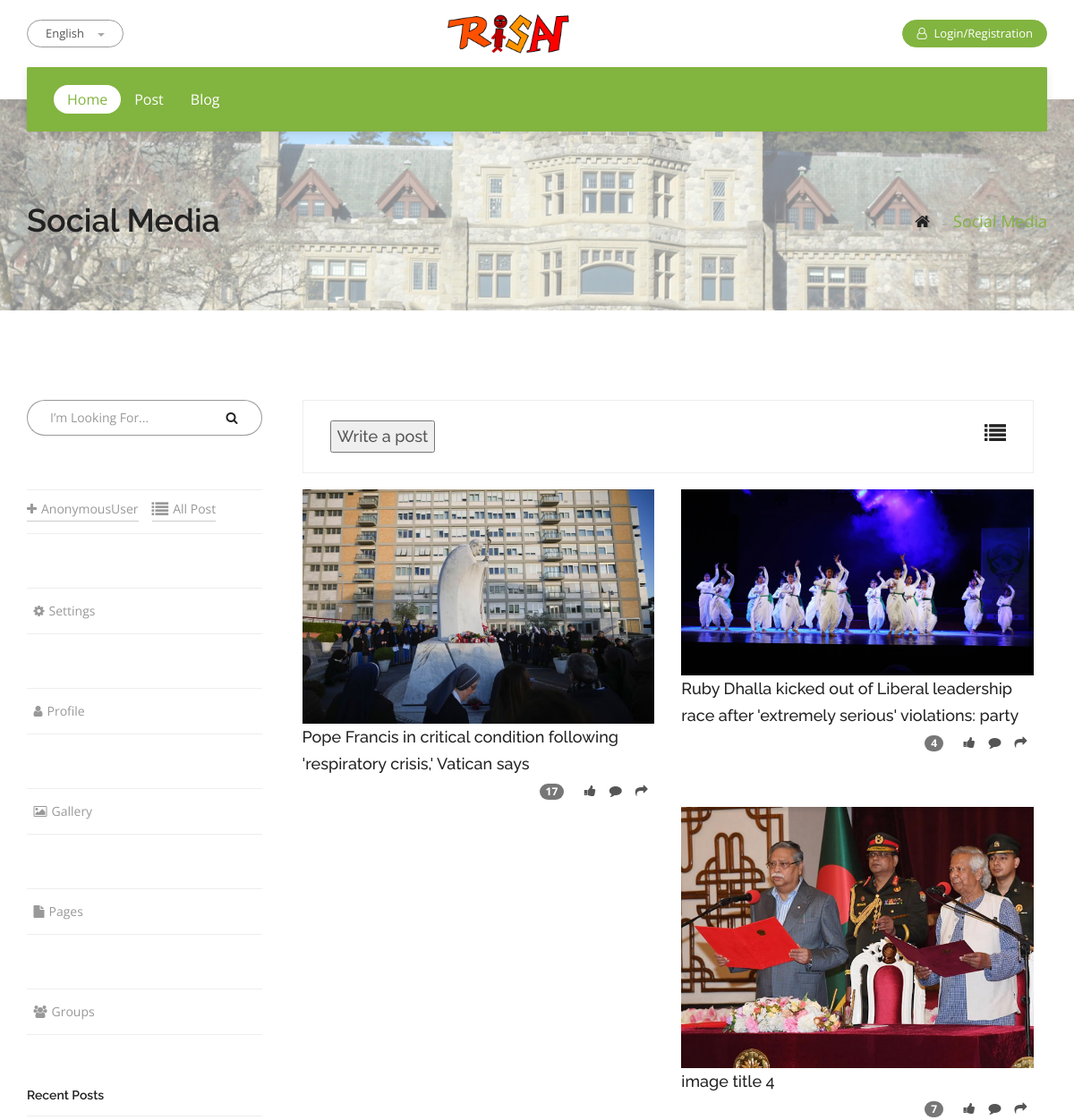
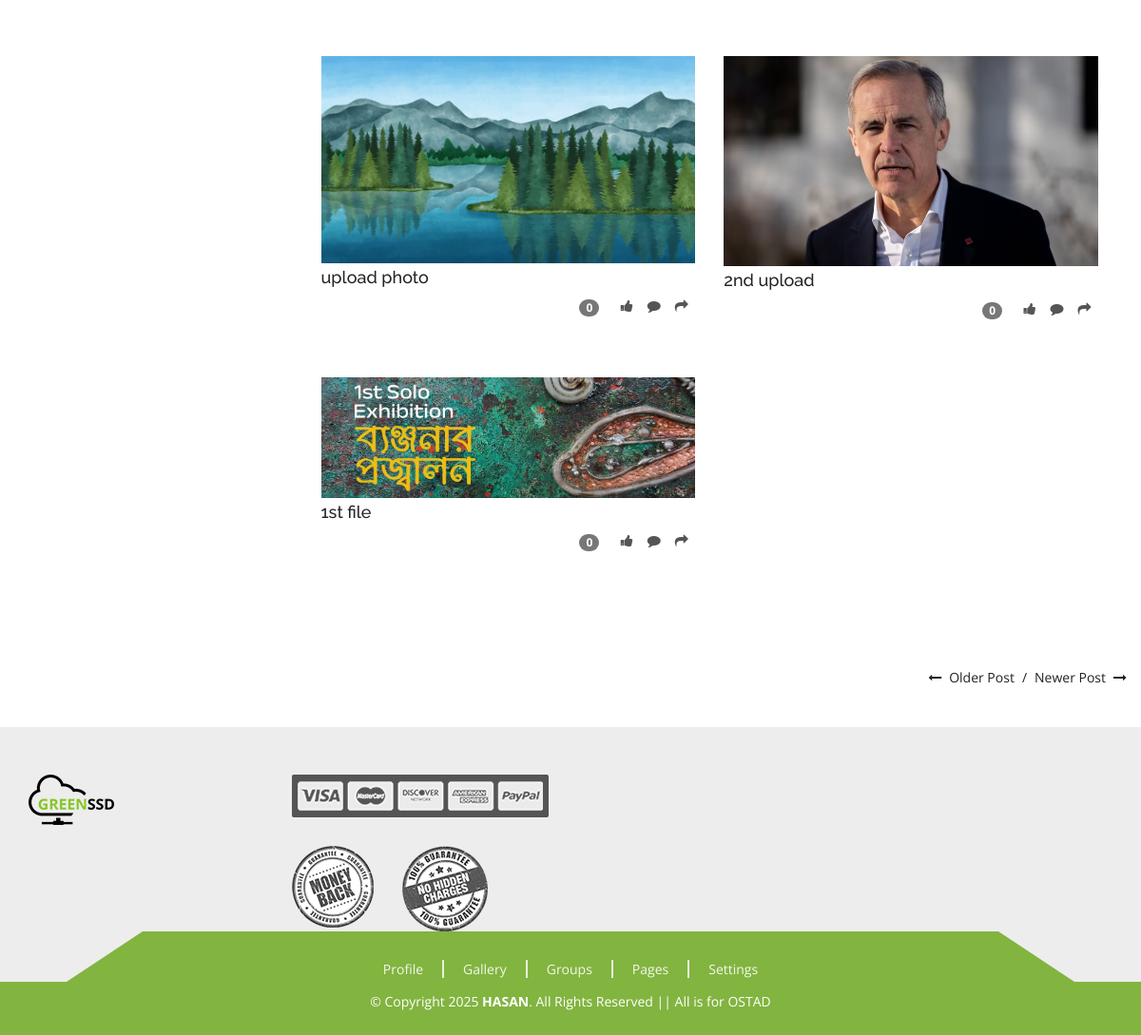
The page / on the database its author committed (2 pictures, top to bottom).
### gallery/models.py (models this page shows, shortened)
class MediaFile(models.Model):
    title = models.CharField(max_length=200)
    description = models.TextField(null=True)
    file = models.FileField(upload_to='uploads/')
    created_at = models.DateTimeField(auto_now_add=True)
    updated_at = models.DateTimeField(auto_now=True)
    user = models.ForeignKey(User, on_delete=models.CASCADE, related_name='media_files')
    view_count = models.PositiveBigIntegerField(default=0)
    liked_users = models.ManyToManyField(User, related_name='liked_posts')
    class Meta:
        ordering = ['-created_at']

### gallery/views.py (the view)
# urls.py: path('', include('gallery.urls')),
def gallery(request):
        media_files = MediaFile.objects.all().order_by('-created_at')
        if request.method == 'POST':
            form = MediaFileForm(request.POST, request.FILES)
            if form.is_valid():
                media_file = form.save(commit=False)
                media_file.user = request.user
                media_file.save()
                return redirect('gallery')
        else:
            form = MediaFileForm()
        return render(request, 'gallery/gallery.html', {'media_files': media_files, 'form':form, 'title': 'Upload Media'})

### gallery/forms.py
class MediaFileForm(forms.ModelForm):
    class Meta:
        model = MediaFile
        fields = ['title', 'description', 'file']
        widgets = {
            'title': forms.TextInput(attrs={'class':'form-control', 'placeholder':'Title', 'required':True, 'autofocus':True}),
            'description': forms.Textarea(attrs={'class':'form-control', 'placeholder':'Content', 'required':True}),
            'file': forms.FileInput(attrs={'class':'form-control', 'type':'file', 'placeholder':'Image'}),
        }

### gallery/templates/gallery/gallery.html (shortened to what this page needs)
{% extends 'base.html' %}
{% block content %}
{% load static %}
<div id="pageHeader" class="pd--80-0" data-bg-img="{% static 'img/bg.jpg' %}">
    <div class="container">
        <div class="page-header--title pull-left">
            <h1 class="h1">Social Media</h1>
        </div>
        <div class="page-header--breadcrumb pull-right">
            <ul class="breadcrumb">
                <li><a href="{% url 'home' %}"><i class="fa fa-home"></i></a></li>
                <li class="active">Social Media</li>
            </ul>
        </div>
    </div>
</div>
<div id="blog" class="pd--100-0-40">
    <div class="container">
        <div class="row">
            {% include "gallery/sidebar-gallery.html" %}
            <div class="page--content col-md-9">
                <div id="checkout" class="pd--50-0-40">
                    <div class="container col-sm-12 col-md-12 col-lg-12 col-xs-12">
                        <div class="checkout--info">
                            <p><button href="#" class="checkout--info-toggle">Write a post</button>
                                <a href="#" class="social--widget checkout--info-toggle pull-right">
                                    <i class="fa fa-list fa-lg"></i>
                                </a>
                            </p>
                        </div>
                    </div>
                </div>
                <div class="portfolio--items pd--100-0-40">
                    {% if media_files %}
                    {% for media in media_files %}
                    <div class="portfolio--item col-md-6 col-xs-6" data-cat="hosting graphic-design web-design">
                        <a href="{% url 'gallerydetails' media.id %}">
                            <div class="portfolio--item-img">
                                <img src="{{media.file.url}}" alt="" data-rjs="2">
                            </div>
                            <div class="portfolio--item-info">
                                <h2 class="h4">{{media.title}}</h2>
                            </div>
                        </a>
                        <div class="social--widget pull-right">
                            <ul>
                                <li><a href="#"><span class="badge text-bg-primary">{{ media.view_count }}</span></i></a></li>
                                <li><a href="#"><i class="fa fa-thumbs-up"></i></a></li>
                                <li><a href="{% url 'gallerydetails' media.id %}#comment"><i
                                            class="fa fa-comment"></i></a></li>
                                <li><a href="#"><i class="fa fa-share"></i></a></li>
                            </ul>
                        </div>
                    </div>
                    {% endfor %}
                    {% else %}
                    <p>No media files uploaded yet.</p>
                    {% endif %}
                </div>
            </div>
            <ul class="pager pager-mt">
                <li class="next"><a href="#">Newer Post<i class="fa flm fa-long-arrow-right"></i></a></li>
                <li class="previous"><a href="#"><i class="fa fm fa-long-arrow-left"></i>Older Post</a></li>
            </ul>
        </div>
    </div>
</div>
{% endblock %}

### templates/base.html (shortened to what this page needs)
{% load static %}
<!DOCTYPE html>
<html lang="en">
  <head>
    <link href="{% static 'css/font-awesome.min.css' %}" rel="stylesheet" />
    <link href="{% static 'css/bootstrap.min.css' %}" rel="stylesheet" />
    <link href="{% static 'css/fakeLoader.min.css' %}" rel="stylesheet" />
    <link href="{% static 'css/owl.carousel.min.css' %}" rel="stylesheet" />
    <link href="{% static 'css/magnific-popup.css' %}" rel="stylesheet" />
    <link href="{% static 'css/style.css' %}" rel="stylesheet" />
    <link href="{% static 'css/responsive-style.css' %}" rel="stylesheet" />
    <link href="css/colors/theme-color-1.css" rel="stylesheet" id="changeColorScheme" />
    <link href="{% static 'css/custom.css' %}" rel="stylesheet" />
  </head>
  <body>
    <div class="wrapper">
      <header id="header">
        <div class="header--topbar">
          <div class="container">
            <div class="pull-left clearfix">
              <div class="vc--parent">
                <div class="vc--child">
                  <div class="header--topbar-lang dropdown pull-left hidden-xxs">
                    <button type="button" class="btn btn-sm dropdown-toggle" data-toggle="dropdown">
                      English<span class="caret"></span>
                    </button>
                  </div>
                </div>
              </div>
            </div>
            <div class="header--topbar-logo">
              <a href="#"><img src="{% static 'images\trisanit-logo200x60.gif' %}" width="150px" alt=""
                  data-rjs="2" /></a>
            </div>
            <div class="pull-right">
              <div class="vc--parent">
                <div class="vc--child">
                  <div class="header--topbar-info pull-left">
                    <ul class="nav">
                      {% if request.user.is_active %}
                      <div class="header--topbar-lang dropdown pull-left hidden-xxs">
                        <button type="button" class="btn btn-sm dropdown-toggle" data-toggle="dropdown">
                          <i class="fa fm fa-user-o"></i>Hi! {{user.first_name}}<span class="caret"></span>
                        </button>
                        <ul class="dropdown-menu">
                          <li><a href="{% url 'createpost' %}">Create Post</a></li>
                          <li><a href="#">Edit Profile</a></li>
                          <li><a href="#">Settings</a></li>
                          <li class="text-center">
                            <form action="{% url 'logout' %}" method="post">
                              {% csrf_token %}
                            <button type="submit" class="btn btn-sm btn-default"><i class="fa fm fa-user-o"></i>Sign Out</button>
                          </form>
                          </li>
                        </ul>
                      </div>
                      {% else %}
                      <li><a href="{% url 'login' %}" class="btn btn-sm btn-default active"><i class="fa fm fa-user-o"></i>Login/Registration</a></li>
                      {% endif %}
                    </ul>
                  </div>
                </div>
              </div>
            </div>
          </div>
        </div>
        <div data-sticky="true">
          <nav class="header--navbar-wrapper">
            <div class="container">
              <div class="header--navbar navbar bg--color-theme">
                <div id="headerNav" class="header--nav navbar-collapse collapse">
                  <ul class="header--nav-links nav navbar-nav">
                    <li class="active"><a href="{% url 'gallery' %}">Home</a></li>
                    <li><a href="{% url 'gallery' %}">Post</a></li>
                    <li class="dropdown">
                    <li><a href="{% url 'blog' %}">Blog</a></li>
                    </li>
                  </ul>
                </div>
              </div>
            </div>
          </nav>
        </div>
      </header>
      {% block content %} {% endblock %}
      <div id="footer" class="pd--50-0-0 bg--color-lightgray">
        <div class="footer--widgets">
          <div class="container">
            <div class="row AdjustRow">
              <div class="footer--widget col-md-3 col-sm-6">
                <div class="footer--title">
                  <div class="logo">
                    <img src="img/footer-logo.png" alt="" data-rjs="2" />
                  </div>
                </div>
              </div>
                <div class="payment-info--widget">
                  <img src="img/footer-img/payment-methods.png" alt="" data-rjs="2" />
                  <ul>
                    <li>
                      <img src="img/footer-img/money-back-guarantee.png" alt="" data-rjs="2" />
                    </li>
                    <li>
                      <img src="img/footer-img/no-hidden-charges.png" alt="" data-rjs="2" />
                    </li>
                  </ul>
                </div>
              </div>
            </div>
          </div>
        </div>
        <div class="footer--menu">
          <div class="container-fluid bg--color-theme">
            <div class="footer--menu-wrapper">
              <ul>
                <li><a href="#">Profile</a></li>
                <li><a href="#">Gallery</a></li>
                <li><a href="#">Groups</a></li>
                <li><a href="#">Pages</a></li>
                <li><a href="#">Settings</a></li>
              </ul>
            </div>
          </div>
        </div>
        <div class="footer--copyright bg--color-theme">
          <div class="container">
            <p>
              &copy; Copyright 2025 <a href="#">HASAN</a>. All Rights
              Reserved || All is for OSTAD
            </p>
          </div>
        </div>
      </div>
  </body>
</html>

### gallery/templates/gallery/sidebar-gallery.html (shortened to what this page needs)
{% load static %}
<div class="page--sidebar col-md-3">
<div class="widget">
    <div class="search--widget" data-form-validation="true">
        <form action="#">
            <div class="input-group">
                <input type="text" name="search" class="form-control" placeholder="I’m Looking For..." required />
                <div class="input-group-addon">
                    <button type="submit"><i class="fa fa-search"></i></button>
                </div>
            </div>
        </form>
    </div>
</div>
    <div class="widget">
        <div class="post--footer clearfix">
            <div class="tags--widget pull-left">
                <ul>
                    <li><a href="{% url 'createpost' %}"><i class="fa fa-plus" style="margin-right:5px"></i>{{request.user}}</a></li>
                    <li><a href="{% url 'blog' %}"><i class="fa fa-list fa-lg" style="margin-right:5px"></i>All Post</a></li>
                </ul>
            </div>
        </div>
    </div>
    <div class="widget">
        <div class="post--footer clearfix">
            <div class="social--widget">
                <ul>
                    <li>
                        <a href="#"><i class="fa fa-gear" style="margin-right:5px"></i>Settings</a>
                    </li>
                </ul>
            </div>
        </div>
    </div>
    <div class="widget">
        <div class="post--footer clearfix">
            <div class="social--widget">
                <ul>
                    <li>
                        <a href="#"><i class="fa fa-user" style="margin-right:5px"></i>Profile</a>
                    </li>
                </ul>
            </div>
        </div>
    </div>
    <div class="widget">
        <div class="post--footer clearfix">
            <div class="social--widget">
                <ul>
                    <li>
                        <a href="#"><i class="fa fa-image" style="margin-right:5px"></i>Gallery</a>
                    </li>
                </ul>
            </div>
        </div>
    </div>
    <div class="widget">
        <div class="post--footer clearfix">
            <div class="social--widget">
                <ul>
                    <li>
                        <a href="#"><i class="fa fa-file" style="margin-right:5px"></i>Pages</a>
                    </li>
                </ul>
            </div>
        </div>
    </div>
    <div class="widget">
        <div class="post--footer clearfix">
            <div class="social--widget">
                <ul>
                    <li>
                        <a href="#"><i class="fa fa-users" style="margin-right:5px"></i>Groups</a>
                    </li>
                </ul>
            </div>
        </div>
    </div>
    <div class="widget">
        <h2 class="widget--title h5">Recent Posts</h2>
    </div>
</div>

### rows shown on the page
MediaFile: file (picture), title "Pope Francis in critical condition following 'respiratory crisis,' Vatican says", view_count "17"
MediaFile: file (picture), title "Ruby Dhalla kicked out of Liberal leadership race after 'extremely serious' violations: party", view_count "4"
MediaFile: file (picture), title "image title 4", view_count "7"
MediaFile: file (picture), title "upload photo", view_count "0"
MediaFile: file (picture), title "2nd upload", view_count "0"
MediaFile: file (picture), title "1st file", view_count "0"

### other values the page prints
{{ request.user }} "AnonymousUser"
